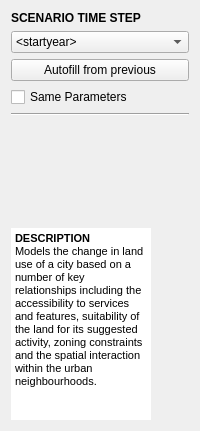
       <widget class="QWidget" name="sidebar_widget" native="true">
        <property name="sizePolicy">
         <sizepolicy hsizetype="Fixed" vsizetype="Preferred">
          <horstretch>0</horstretch>
          <verstretch>0</verstretch>
         </sizepolicy>
        </property>
        <property name="minimumSize">
         <size>
          <width>0</width>
          <height>0</height>
         </size>
        </property>
        <property name="maximumSize">
         <size>
          <width>16777215</width>
          <height>16777215</height>
         </size>
        </property>
        <layout class="QVBoxLayout" name="verticalLayout_2">
         <item>
          <widget class="QLabel" name="sidebar_title">
           <property name="text">
            <string>&lt;html&gt;&lt;head/&gt;&lt;body&gt;&lt;p&gt;&lt;span style=&quot; font-weight:600;&quot;&gt;SCENARIO TIME STEP&lt;/span&gt;&lt;/p&gt;&lt;/body&gt;&lt;/html&gt;</string>
           </property>
          </widget>
         </item>
         <item>
          <widget class="QComboBox" name="year_combo">
           <property name="minimumSize">
            <size>
             <width>100</width>
             <height>0</height>
            </size>
           </property>
           <item>
            <property name="text">
             <string>&lt;startyear&gt;</string>
            </property>
           </item>
          </widget>
         </item>
         <item>
          <widget class="QPushButton" name="autofillButton">
           <property name="text">
            <string>Autofill from previous</string>
           </property>
          </widget>
         </item>
         <item>
          <widget class="QCheckBox" name="same_params">
           <property name="text">
            <string>Same Parameters</string>
           </property>
          </widget>
         </item>
         <item>
          <widget class="Line" name="sidebar_line">
           <property name="orientation">
            <enum>Qt::Horizontal</enum>
           </property>
          </widget>
         </item>
         <item>
          <widget class="QLabel" name="module_img">
           <property name="sizePolicy">
            <sizepolicy hsizetype="Preferred" vsizetype="Fixed">
             <horstretch>0</horstretch>
             <verstretch>0</verstretch>
            </sizepolicy>
           </property>
           <property name="minimumSize">
            <size>
             <width>140</width>
             <height>100</height>
            </size>
           </property>
           <property name="maximumSize">
            <size>
             <width>140</width>
             <height>100</height>
            </size>
           </property>
           <property name="text">
            <string/>
           </property>
           <property name="pixmap">
            <pixmap resource="../graphics/ubeats.qrc">:/images/images/md_urbdevelop.jpg</pixmap>
           </property>
          </widget>
         </item>
         <item>
          <widget class="QTextBrowser" name="description">
           <property name="minimumSize">
            <size>
             <width>140</width>
             <height>0</height>
            </size>
           </property>
           <property name="maximumSize">
            <size>
             <width>140</width>
             <height>16777215</height>
            </size>
           </property>
           <property name="frameShape">
            <enum>QFrame::NoFrame</enum>
           </property>
           <property name="html">
            <string>&lt;!DOCTYPE HTML PUBLIC &quot;-//W3C//DTD HTML 4.0//EN&quot; &quot;http://www.w3.org/TR/REC-html40/strict.dtd&quot;&gt;
&lt;html&gt;&lt;head&gt;&lt;meta name=&quot;qrichtext&quot; content=&quot;1&quot; /&gt;&lt;style type=&quot;text/css&quot;&gt;
p, li { white-space: pre-wrap; }
&lt;/style&gt;&lt;/head&gt;&lt;body style=&quot; font-family:'MS Shell Dlg 2'; font-size:8.25pt; font-weight:400; font-style:normal;&quot;&gt;
&lt;p style=&quot; margin-top:0px; margin-bottom:0px; margin-left:0px; margin-right:0px; -qt-block-indent:0; text-indent:0px;&quot;&gt;&lt;span style=&quot; font-size:8pt; font-weight:600;&quot;&gt;DESCRIPTION&lt;/span&gt;&lt;/p&gt;
&lt;p style=&quot; margin-top:0px; margin-bottom:0px; margin-left:0px; margin-right:0px; -qt-block-indent:0; text-indent:0px;&quot;&gt;&lt;span style=&quot; font-size:8pt;&quot;&gt;Models the change in land use of a city based on a number of key relationships including the accessibility to services and features, suitability of the land for its suggested activity, zoning constraints and the spatial interaction within the urban neighbourhoods.&lt;/span&gt;&lt;/p&gt;&lt;/body&gt;&lt;/html&gt;</string>
           </property>
          </widget>
         </item>
        </layout>
       </widget>
